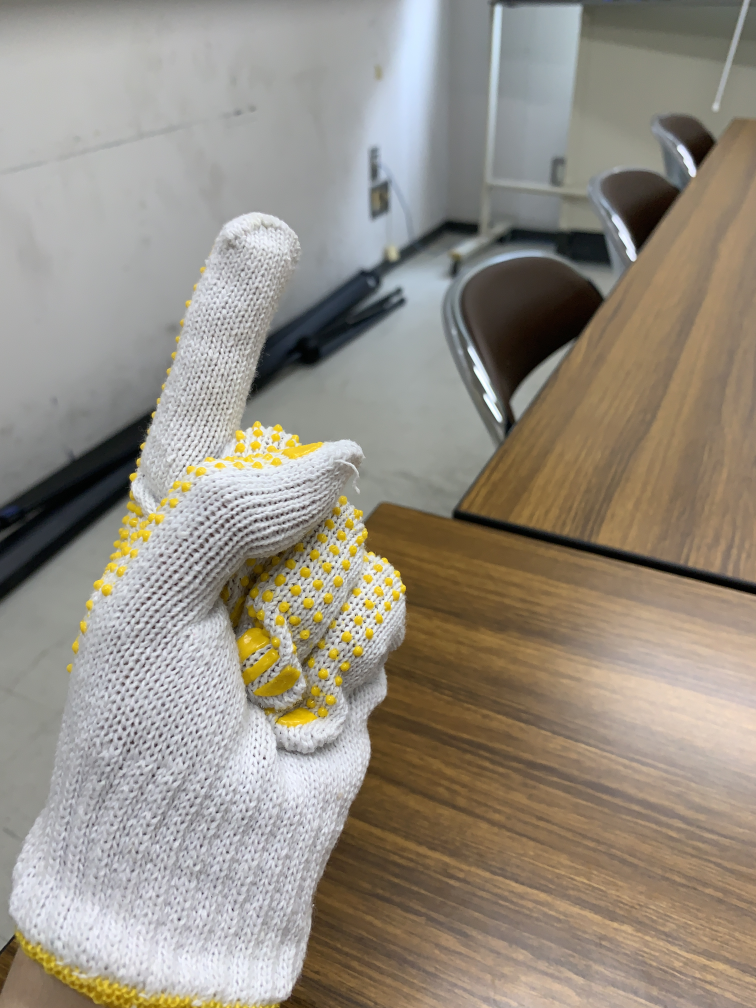
#> input picture Picture_before/1/IMG_3207.JPG, 3024 x 4032 px (shown at 1/4 size); its folder holds 4 pictures in this run
$ jupyter execute square.ipynb
#> lines starting #> are read from the running program, lines starting #| are printed output that depends on the picture
[cell 1]
class Trim:
  # クラス変数
  # スライドが端に到達するか否かをXYそれぞれ判定する
  x_slide_finish = 0
  y_slide_finish = 0

  def __init__(self, size, height, width):
    self.x_start = 0
    self.x_end = size
    self.y_start = 0
    self.y_end = size
    self.size = size
    self.x_max = width
    self.y_max = height

  def x_slide(self):
    # x_slideがx_maxを超えるなら超えないように処理する。
    if self.x_end + self.size > self.x_max:
      Trim.x_slide_finish = True
      self.x_end = self.x_max
      self.x_start = self.x_end - self.size
    else:
      self.x_start += self.size
      self.x_end += self.size

  def y_slide(self):
    if self.y_end + self.size > self.y_max:
      Trim.y_slide_finish = True
      self.y_end = self.y_max
      self.y_start = self.y_end - self.size
    else:
      self.y_start += self.size
      self.y_end += self.size

  # x が端に到達した後、yをスライドし、xを左に初期化する。
  def only_x_init(self):
    self.x_start = 0
    self.x_end = self.size

  # 現在の座標を表示する。
  def print_trim(self):
    print(f"({self.x_start}:{self.x_end})({self.y_start}:{self.y_end})")

[cell 2]
import os
import cv2

def trim_square(square_size, img_path):
#> called with square_size = 4032, img_path = './../Picture_before/1/IMG_3207.JPG'
  img = cv2.imread(img_path)
#> img is the input picture: shape (4032, 3024, 3); mean B, G, R 131.4, 142.7, 150
  file_name = os.path.splitext(os.path.basename(img_path))[0]
  print(file_name)
  image_height, image_width = img.shape[:2]
#> image_height = 4032; image_width = 3024
  trim = Trim(square_size, image_height, image_width)

  Trim.y_slide_finish = False
  y_count = 0
  img_count = 0
  while(Trim.y_slide_finish == False):
    x_count = 0
    print(f"x:{x_count}回目, y:{y_count}回目")
    trim.print_trim()
    tmp = img[trim.y_start:trim.y_end, trim.x_start:trim.x_end]
    cv2.imwrite(out_path + '/' + file_name + '_' + f'{img_count}.jpg', tmp)
    img_count += 1
    Trim.x_slide_finish = False
    if image_width == square_size:
      Trim.x_slide_finish = True
    while(Trim.x_slide_finish == False):
      trim.x_slide()
      x_count += 1
      print(f"x:{x_count}回目, y:{y_count}回目")
      trim.print_trim()
      tmp = img[trim.y_start:trim.y_end, trim.x_start:trim.x_end]
      cv2.imwrite(out_path + '/' + file_name + '_' + f'{img_count}.jpg', tmp)
      img_count += 1
      print()

    trim.only_x_init()
    trim.y_slide()
    y_count += 1
#> this loop made 1 pass
#> pass 1, in trim_square, `cv2.imwrite(out_path + '/' + file_name + '_' + f'{img_count}.jpg', tmp)`:
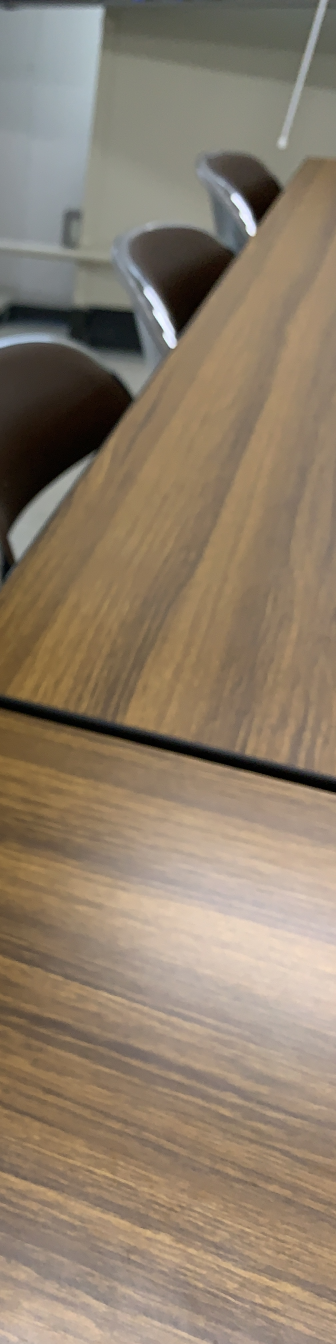
#> saved as IMG_3207_1.jpg: shape (4032, 1008, 3) (shown at 1/3 size); mean B, G, R 108.3, 127.2, 142.8
#> after the loop, img_count = 2; y_count = 1

  # 上記の二重ループではyの最後の段が無視されているので以下にyの最後の段
  print(f"x:{x_count}回目, y:{y_count}回目")
#| x:1回目, y:1回目
  tmp = img[trim.y_start:trim.y_end, trim.x_start:trim.x_end]
  cv2.imwrite(out_path + '/' + file_name + '_' + f'{img_count}.jpg', tmp)
  img_count += 1
#> img_count = 3

  trim.print_trim()
#| (0:4032)(0:4032)
  x_count = 0
  Trim.x_slide_finish = False
  if image_width == square_size:
    Trim.x_slide_finish = True
  while(Trim.x_slide_finish == False):
    trim.x_slide()
    x_count += 1
    print(f"x:{x_count}回目, y:{y_count}回目")
    trim.print_trim()
    tmp = img[trim.y_start:trim.y_end, trim.x_start:trim.x_end]
    cv2.imwrite(out_path + '/' + file_name + '_' + f'{img_count}.jpg', tmp)
    img_count += 1
    print()
#> this loop made 1 pass
#> img_count on pass 1: 4
#| x:1回目, y:1回目
#> after the loop, img_count = 4; x_count = 1

[cell 3]
import glob
import cv2
def makedir(dir):
  if not os.path.exists(dir):
    os.makedirs(dir)
out_path = "./../Picture_after/1"
makedir(out_path)
square_size = 4032
img_path=("./../Picture_before/1")

for img_path in glob.glob("./../Picture_before/1/*"):
  trim_square(square_size, img_path)
#> pass 2 of the loop `for img_path in glob.glob("./../Picture_before/1/*"):`:
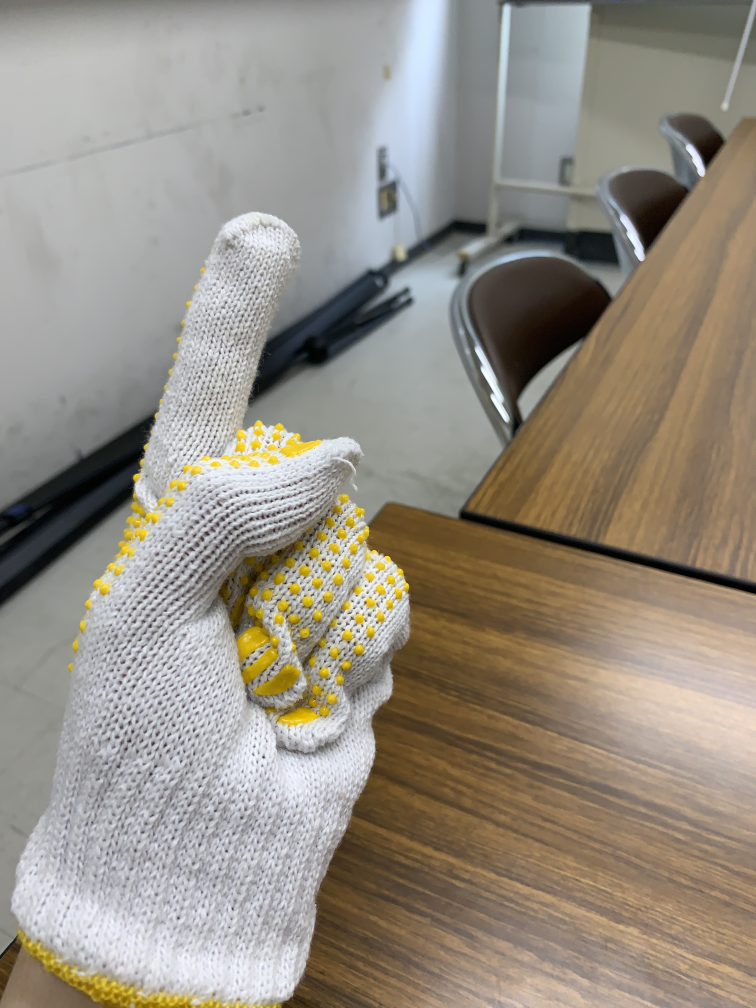
#> input picture Picture_before/1/IMG_3208.JPG, 3024 x 4032 px (shown at 1/4 size)
#> in trim_square, img is the input picture: shape (4032, 3024, 3); mean B, G, R 131.6, 142.8, 149.9
#> the loop in trim_square (call 2), `while(Trim.y_slide_finish == False):` made 1 pass
#> pass 1, in trim_square (call 2), `cv2.imwrite(out_path + '/' + file_name + '_' + f'{img_count}.jpg', tmp)`:
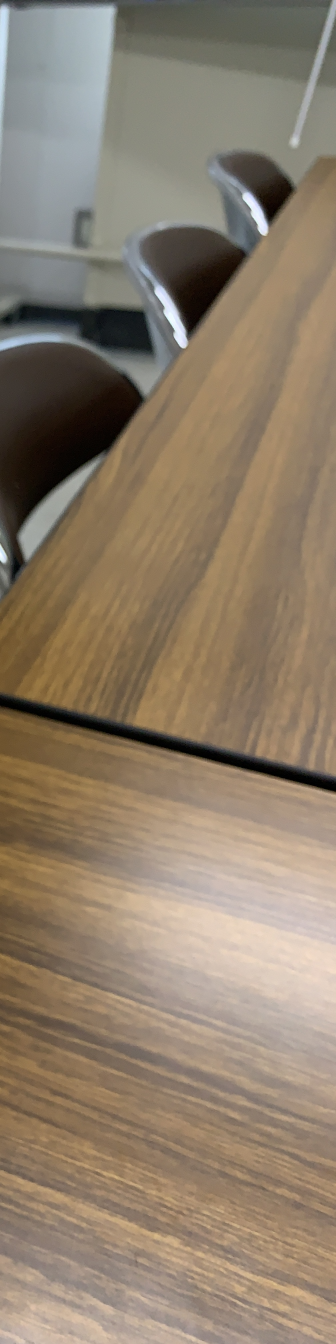
#> saved as IMG_3208_1.jpg: shape (4032, 1008, 3) (shown at 1/3 size); mean B, G, R 107.9, 126.8, 142.3
#> after the loop in trim_square (call 2), `while(Trim.y_slide_finish == False):`: img_count = 2; y_count = 1
#| x:1回目, y:1回目
#> in trim_square (call 2), `img_count += 1`: img_count = 3
#| (0:4032)(0:4032)
#> the loop in trim_square (call 2), `while(Trim.x_slide_finish == False):` made 1 pass
#> (printed output is left out)
#> after the loop in trim_square (call 2), `while(Trim.x_slide_finish == False):`: img_count = 4; x_count = 1
#> pass 3 of the loop `for img_path in glob.glob("./../Picture_before/1/*"):`:
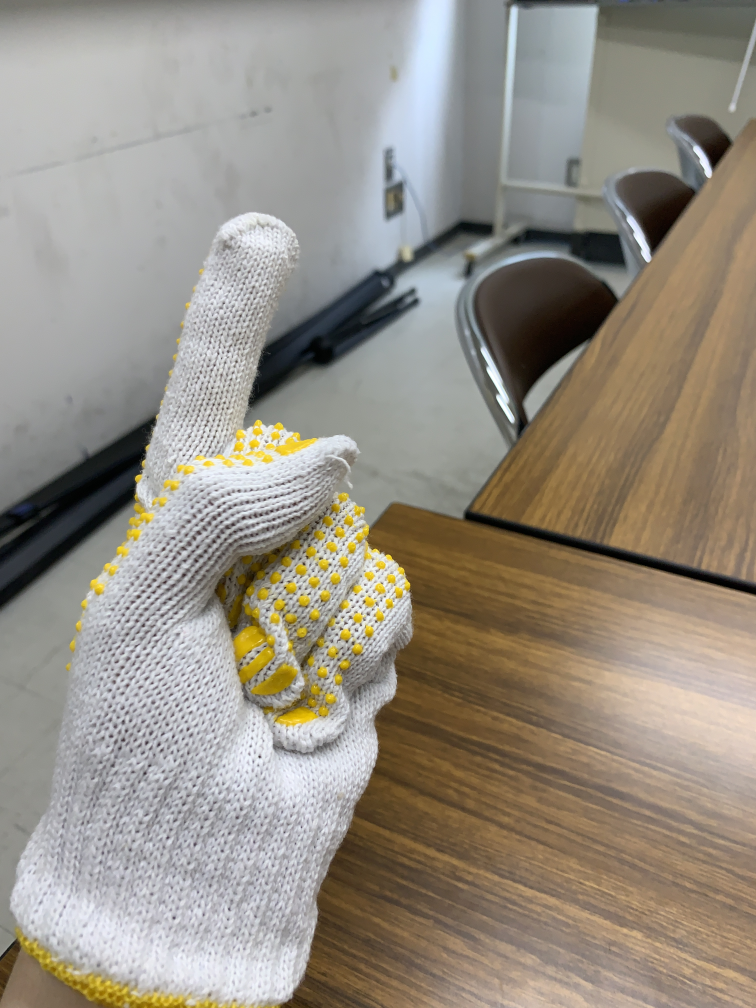
#> input picture Picture_before/1/IMG_3209.JPG, 3024 x 4032 px (shown at 1/4 size)
#> in trim_square, img is the input picture: shape (4032, 3024, 3); mean B, G, R 131.8, 142.9, 149.9
#> the loop in trim_square (call 3), `while(Trim.y_slide_finish == False):` made 1 pass
#> pass 1, in trim_square (call 3), `cv2.imwrite(out_path + '/' + file_name + '_' + f'{img_count}.jpg', tmp)`:
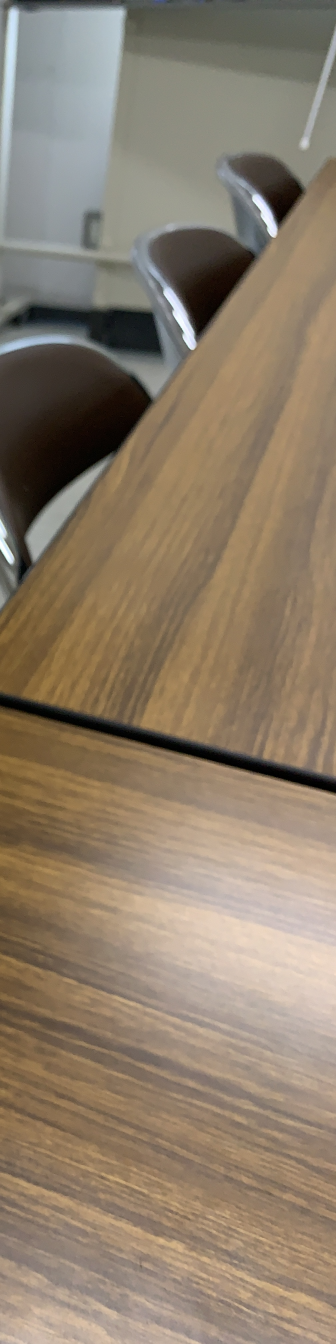
#> saved as IMG_3209_1.jpg: shape (4032, 1008, 3) (shown at 1/3 size); mean B, G, R 107.4, 126.2, 141.6
#> after the loop in trim_square (call 3), `while(Trim.y_slide_finish == False):`: img_count = 2; y_count = 1
#| x:1回目, y:1回目
#> in trim_square (call 3), `img_count += 1`: img_count = 3
#| (0:4032)(0:4032)
#> the loop in trim_square (call 3), `while(Trim.x_slide_finish == False):` made 1 pass
#> (printed output is left out)
#> after the loop in trim_square (call 3), `while(Trim.x_slide_finish == False):`: img_count = 4; x_count = 1
#> the loop made 4 passes; the first 3 are shown
